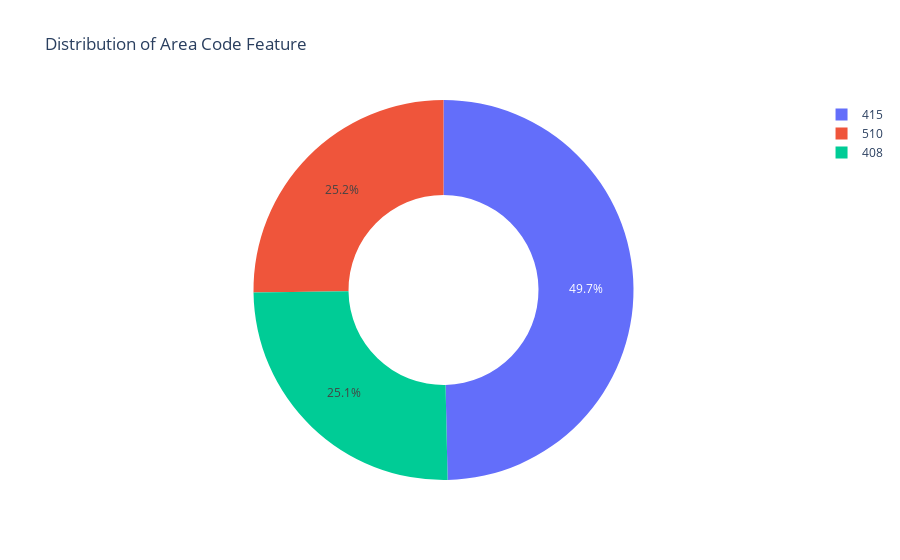

Notebook source saved alongside this figure:
### Markdown cell above
##### 3.2.1.2 Distribution of the "area code" feature

### Code cell
# Pie chart of area code feature
import plotly.express as px
area = data['area code'].value_counts()
transanction = area.index
quantity = area.values

# plot pie circle with plotly
figure = px.pie(data,
               values = quantity,
               names = transanction,
               hole = .5,
               title = 'Distribution of Area Code Feature')
figure.show()

### Figure 1 — Plotly figure (JSON) as saved in the notebook; plotly's stock layout.template omitted (floating-point values rounded to 4 significant figures)
{"data": [{"domain": {"x": [0, 1], "y": [0, 1]}, "hole": 0.5, "hovertemplate": "label=%{label}<br>value=%{value}<extra></extra>", "labels": [415, 510, 408], "legendgroup": "", "name": "", "showlegend": true, "type": "pie", "values": [1655, 840, 838]}], "layout": {"legend": {"tracegroupgap": 0}, "title": {"text": "Distribution of Area Code Feature"}}}
